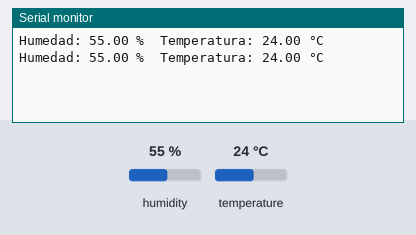
Simulated run of this sketch. Board: ESP32. Shown: the last lines printed to the serial monitor. Inputs (shaded band) come from the test bench; at power-on: humidity 55 %, temperature 24 °C.

Above: at 10.8 s.
10.9 s: humidity set to 22 %
At 16.0 s:
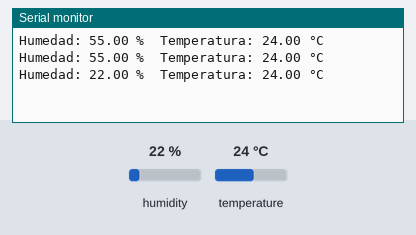
18.4 s: temperature set to 12 °C
At 21.2 s:
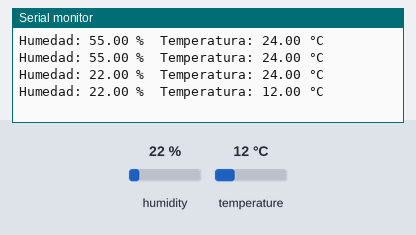
25.9 s: humidity set to 40 %
At 30.4 s:
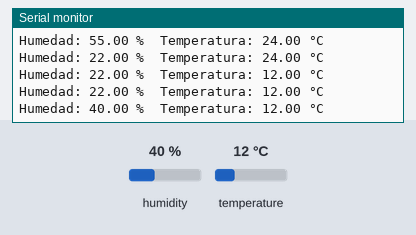
Timing chart, 0 to 31.9 s (numbered marks = the images above; inputs shaded):
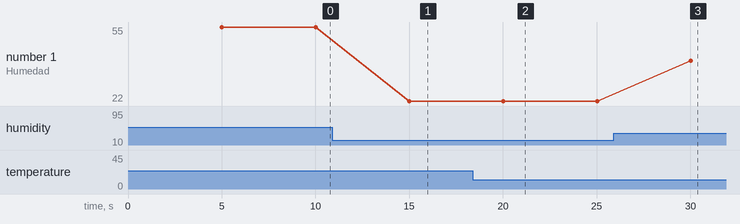

Measured:
- after the input at 10.9 s, the serial monitor: prints a new line after 4.1 s (image 1)
- after the input at 18.4 s, the serial monitor: prints a new line after 1.6 s (image 2)
- after the input at 25.9 s, the serial monitor: prints a new line after 4.1 s (image 3)
- plotted number 1: 55 → 22 after the input at 10.9 s, 22 → 40 after the input at 25.9 s

The sketch:

Sensor_de_temperatura_y_humedad_DHT22.ino
```cpp
#include "DHT.h"

#define DHTPIN 33                                         // Definimos el pin digital donde se conecta el sensor
#define DHTTYPE DHT22                                     // Tipo de sensor

DHT dht(DHTPIN, DHTTYPE);                                 // Inicializamos el sensor DHT22

void setup() {
  Serial.begin(115200);                                   // Inicializamos comunicación serie
  dht.begin();                                            // Comenzamos el sensor DHT
}

void loop() {
  delay(5000);
  float h = dht.readHumidity();                           // Obtención de la humedad relativa
  float t = dht.readTemperature();                        // Obtención de la temperatura en grados centígrados

  // Mostrar datos por puerto serie
  Serial.print("Humedad: ");
  Serial.print(h);
  Serial.print(" %\t");
  Serial.print("Temperatura: ");
  Serial.print(t);
  Serial.println(" °C ");
}
```
